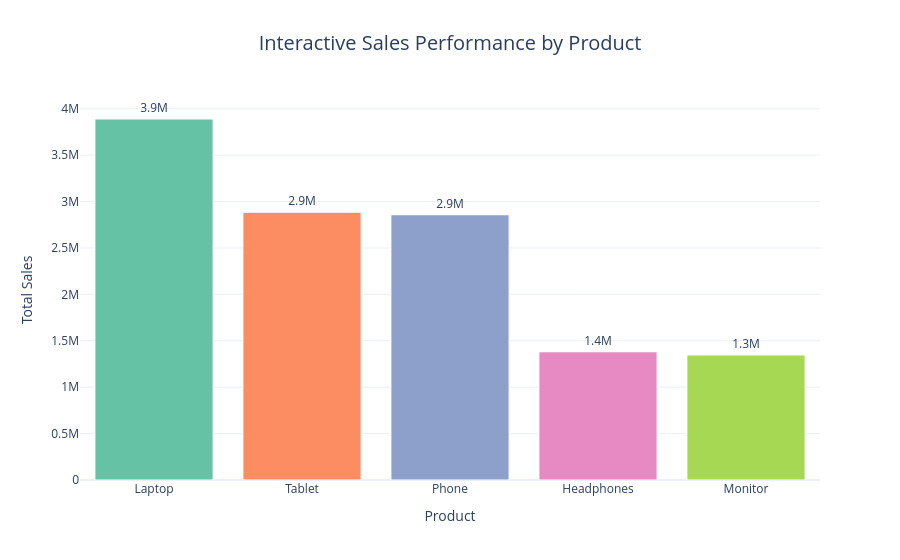

Write notebook code for a chart like this one.
### Code cell
# ==========================================
# DAY 5 - INTERACTIVE PRODUCT PERFORMANCE
# ==========================================

import plotly.express as px

# Aggregate sales by product
product_sales = (
    df.groupby('Product')['Total_Sales']
    .sum()
    .reset_index()
    .sort_values('Total_Sales', ascending=False)
)

# Create interactive bar chart
fig = px.bar(
    product_sales,
    x='Product',
    y='Total_Sales',
    color='Product',
    text_auto='.2s',
    hover_data={
        'Total_Sales': ':,.2f'
    },
    title='Interactive Sales Performance by Product',
    template='plotly_white',
    color_discrete_sequence=px.colors.qualitative.Set2
)

fig.update_layout(
    title_x=0.5,
    title_font_size=20,
    xaxis_title='Product',
    yaxis_title='Total Sales',
    showlegend=False,
    hovermode='x unified'
)

fig.update_traces(
    marker_line_width=1.2,
    textposition='outside'
)

fig.show()

# Save interactive visualization
fig.write_html(
    'visualizations/interactive_product_sales.html'
)

print("Interactive product chart saved successfully!")

### Figure 1 — Plotly figure (JSON) as saved in the notebook; plotly's stock layout.template omitted (floating-point values rounded to 4 significant figures)
{"data": [{"hovertemplate": "Product=%{x}<br>Total_Sales=%{y:,.2f}<extra></extra>", "legendgroup": "Laptop", "marker": {"color": "rgb(102,194,165)", "line": {"width": 1.2}, "pattern": {"shape": ""}}, "name": "Laptop", "orientation": "v", "showlegend": true, "textposition": "outside", "texttemplate": "%{y:.2s}", "type": "bar", "x": ["Laptop"], "xaxis": "x", "y": [3889210], "yaxis": "y"}, {"hovertemplate": "Product=%{x}<br>Total_Sales=%{y:,.2f}<extra></extra>", "legendgroup": "Tablet", "marker": {"color": "rgb(252,141,98)", "line": {"width": 1.2}, "pattern": {"shape": ""}}, "name": "Tablet", "orientation": "v", "showlegend": true, "textposition": "outside", "texttemplate": "%{y:.2s}", "type": "bar", "x": ["Tablet"], "xaxis": "x", "y": [2884340], "yaxis": "y"}, {"hovertemplate": "Product=%{x}<br>Total_Sales=%{y:,.2f}<extra></extra>", "legendgroup": "Phone", "marker": {"color": "rgb(141,160,203)", "line": {"width": 1.2}, "pattern": {"shape": ""}}, "name": "Phone", "orientation": "v", "showlegend": true, "textposition": "outside", "texttemplate": "%{y:.2s}", "type": "bar", "x": ["Phone"], "xaxis": "x", "y": [2859394], "yaxis": "y"}, {"hovertemplate": "Product=%{x}<br>Total_Sales=%{y:,.2f}<extra></extra>", "legendgroup": "Headphones", "marker": {"color": "rgb(231,138,195)", "line": {"width": 1.2}, "pattern": {"shape": ""}}, "name": "Headphones", "orientation": "v", "showlegend": true, "textposition": "outside", "texttemplate": "%{y:.2s}", "type": "bar", "x": ["Headphones"], "xaxis": "x", "y": [1384033], "yaxis": "y"}, {"hovertemplate": "Product=%{x}<br>Total_Sales=%{y:,.2f}<extra></extra>", "legendgroup": "Monitor", "marker": {"color": "rgb(166,216,84)", "line": {"width": 1.2}, "pattern": {"shape": ""}}, "name": "Monitor", "orientation": "v", "showlegend": true, "textposition": "outside", "texttemplate": "%{y:.2s}", "type": "bar", "x": ["Monitor"], "xaxis": "x", "y": [1348071], "yaxis": "y"}], "layout": {"barmode": "relative", "hovermode": "x unified", "legend": {"title": {"text": "Product"}, "tracegroupgap": 0}, "showlegend": false, "title": {"font": {"size": 20}, "text": "Interactive Sales Performance by Product", "x": 0.5}, "xaxis": {"anchor": "y", "categoryarray": ["Laptop", "Tablet", "Phone", "Headphones", "Monitor"], "categoryorder": "array", "domain": [0, 1], "title": {"text": "Product"}}, "yaxis": {"anchor": "x", "domain": [0, 1], "title": {"text": "Total Sales"}}}}
